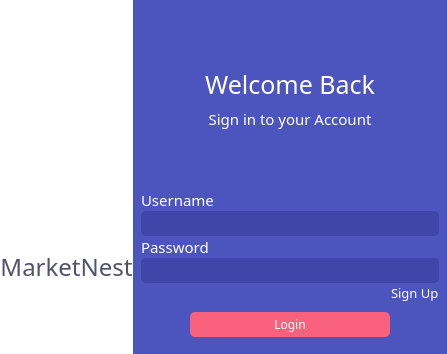
     <widget class="QWidget" name="loginPage">
      <layout class="QGridLayout" name="gridLayout_16">
       <property name="leftMargin">
        <number>0</number>
       </property>
       <property name="topMargin">
        <number>0</number>
       </property>
       <property name="rightMargin">
        <number>0</number>
       </property>
       <property name="bottomMargin">
        <number>0</number>
       </property>
       <property name="spacing">
        <number>0</number>
       </property>
       <item row="0" column="0">
        <widget class="QWidget" name="Container" native="true">
         <layout class="QGridLayout" name="gridLayout_2">
          <property name="leftMargin">
           <number>0</number>
          </property>
          <property name="topMargin">
           <number>0</number>
          </property>
          <property name="rightMargin">
           <number>0</number>
          </property>
          <property name="bottomMargin">
           <number>0</number>
          </property>
          <property name="spacing">
           <number>0</number>
          </property>
          <item row="0" column="0">
           <widget class="QWidget" name="widget" native="true">
            <property name="sizePolicy">
             <sizepolicy hsizetype="Expanding" vsizetype="Preferred">
              <horstretch>0</horstretch>
              <verstretch>0</verstretch>
             </sizepolicy>
            </property>
            <property name="styleSheet">
             <string notr="true">background-color: rgb(255, 255, 255);</string>
            </property>
            <layout class="QGridLayout" name="gridLayout_4">
             <property name="leftMargin">
              <number>0</number>
             </property>
             <property name="topMargin">
              <number>0</number>
             </property>
             <property name="rightMargin">
              <number>0</number>
             </property>
             <property name="bottomMargin">
              <number>0</number>
             </property>
             <property name="spacing">
              <number>0</number>
             </property>
             <item row="2" column="0">
              <widget class="QWidget" name="widget_26" native="true">
               <property name="minimumSize">
                <size>
                 <width>0</width>
                 <height>50</height>
                </size>
               </property>
               <layout class="QGridLayout" name="gridLayout_33">
                <property name="leftMargin">
                 <number>0</number>
                </property>
                <property name="topMargin">
                 <number>0</number>
                </property>
                <property name="rightMargin">
                 <number>0</number>
                </property>
                <property name="bottomMargin">
                 <number>0</number>
                </property>
                <property name="spacing">
                 <number>0</number>
                </property>
                <item row="0" column="0">
                 <widget class="QWidget" name="widget_4" native="true">
                  <layout class="QGridLayout" name="gridLayout_3">
                   <property name="leftMargin">
                    <number>0</number>
                   </property>
                   <property name="topMargin">
                    <number>0</number>
                   </property>
                   <property name="rightMargin">
                    <number>0</number>
                   </property>
                   <property name="bottomMargin">
                    <number>0</number>
                   </property>
                   <property name="spacing">
                    <number>0</number>
                   </property>
                   <item row="2" column="0">
                    <widget class="QWidget" name="widget_5" native="true">
                     <property name="minimumSize">
                      <size>
                       <width>0</width>
                       <height>40</height>
                      </size>
                     </property>
                     <layout class="QGridLayout" name="gridLayout_5">
                      <property name="leftMargin">
                       <number>0</number>
                      </property>
                      <property name="topMargin">
                       <number>0</number>
                      </property>
                      <property name="rightMargin">
                       <number>0</number>
                      </property>
                      <property name="bottomMargin">
                       <number>0</number>
                      </property>
                      <property name="spacing">
                       <number>0</number>
                      </property>
                      <item row="0" column="0">
                       <widget class="QLabel" name="label_2">
                        <property name="font">
                         <font>
                          <family>Josefin Sans SemiBold</family>
                          <pointsize>18</pointsize>
                          <italic>false</italic>
                          <fontweight>DemiBold</fontweight>
                         </font>
                        </property>
                        <property name="styleSheet">
                         <string notr="true">color: rgb(81, 82, 108);
font: 600 18pt &quot;Josefin Sans SemiBold&quot;;</string>
                        </property>
                        <property name="text">
                         <string>MarketNest</string>
                        </property>
                        <property name="alignment">
                         <set>Qt::AlignBottom|Qt::AlignHCenter</set>
                        </property>
                       </widget>
                      </item>
                     </layout>
                    </widget>
                   </item>
                   <item row="0" column="0">
                    <widget class="QWidget" name="widget_31" native="true">
                     <property name="sizePolicy">
                      <sizepolicy hsizetype="Preferred" vsizetype="Preferred">
                       <horstretch>0</horstretch>
                       <verstretch>0</verstretch>
                      </sizepolicy>
                     </property>
                     <layout class="QGridLayout" name="gridLayout_35">
                      <property name="leftMargin">
                       <number>0</number>
                      </property>
                      <property name="topMargin">
                       <number>0</number>
                      </property>
                      <property name="rightMargin">
                       <number>0</number>
                      </property>
                      <property name="bottomMargin">
                       <number>0</number>
                      </property>
                      <property name="spacing">
                       <number>0</number>
                      </property>
                      <item row="0" column="0">
                       <widget class="QLabel" name="label">
                        <property name="enabled">
                         <bool>true</bool>
                        </property>
                        <property name="layoutDirection">
                         <enum>Qt::LeftToRight</enum>
                        </property>
                        <property name="autoFillBackground">
                         <bool>false</bool>
                        </property>
                        <property name="text">
                         <string/>
                        </property>
                        <property name="pixmap">
                         <pixmap resource="resource.qrc">:/ico/icon/logo.ico</pixmap>
                        </property>
                        <property name="scaledContents">
                         <bool>false</bool>
                        </property>
                        <property name="alignment">
                         <set>Qt::AlignCenter</set>
                        </property>
                        <property name="wordWrap">
                         <bool>false</bool>
                        </property>
                       </widget>
                      </item>
                     </layout>
                    </widget>
                   </item>
                  </layout>
                 </widget>
                </item>
               </layout>
              </widget>
             </item>
             <item row="5" column="0">
              <spacer name="verticalSpacer_2">
               <property name="orientation">
                <enum>Qt::Vertical</enum>
               </property>
               <property name="sizeHint" stdset="0">
                <size>
                 <width>20</width>
                 <height>40</height>
                </size>
               </property>
              </spacer>
             </item>
             <item row="0" column="0">
              <spacer name="verticalSpacer">
               <property name="orientation">
                <enum>Qt::Vertical</enum>
               </property>
               <property name="sizeType">
                <enum>QSizePolicy::Expanding</enum>
               </property>
               <property name="sizeHint" stdset="0">
                <size>
                 <width>20</width>
                 <height>230</height>
                </size>
               </property>
              </spacer>
             </item>
            </layout>
           </widget>
          </item>
          <item row="0" column="1">
           <widget class="QWidget" name="widget_2" native="true">
            <property name="styleSheet">
             <string notr="true">background-color: rgb(75, 85, 189);</string>
            </property>
            <layout class="QGridLayout" name="gridLayout_6">
             <property name="leftMargin">
              <number>0</number>
             </property>
             <property name="topMargin">
              <number>0</number>
             </property>
             <property name="rightMargin">
              <number>0</number>
             </property>
             <property name="bottomMargin">
              <number>0</number>
             </property>
             <property name="spacing">
              <number>0</number>
             </property>
             <item row="0" column="0">
              <widget class="QWidget" name="widget_3" native="true">
               <property name="sizePolicy">
                <sizepolicy hsizetype="Expanding" vsizetype="Preferred">
                 <horstretch>0</horstretch>
                 <verstretch>0</verstretch>
                </sizepolicy>
               </property>
               <layout class="QGridLayout" name="gridLayout_14">
                <property name="leftMargin">
                 <number>8</number>
                </property>
                <property name="topMargin">
                 <number>8</number>
                </property>
                <property name="rightMargin">
                 <number>8</number>
                </property>
                <property name="bottomMargin">
                 <number>8</number>
                </property>
                <property name="spacing">
                 <number>0</number>
                </property>
                <item row="3" column="0">
                 <widget class="QWidget" name="widget_12" native="true">
                  <layout class="QGridLayout" name="gridLayout_13">
                   <item row="0" column="0">
                    <spacer name="horizontalSpacer_4">
                     <property name="orientation">
                      <enum>Qt::Horizontal</enum>
                     </property>
                     <property name="sizeHint" stdset="0">
                      <size>
                       <width>40</width>
                       <height>20</height>
                      </size>
                     </property>
                    </spacer>
                   </item>
                   <item row="0" column="1">
                    <widget class="QPushButton" name="pushButton">
                     <property name="enabled">
                      <bool>true</bool>
                     </property>
                     <property name="minimumSize">
                      <size>
                       <width>200</width>
                       <height>25</height>
                      </size>
                     </property>
                     <property name="font">
                      <font>
                       <family>Josefin Sans Medium</family>
                       <pointsize>9</pointsize>
                       <italic>false</italic>
                       <kerning>true</kerning>
                       <fontweight>Medium</fontweight>
                      </font>
                     </property>
                     <property name="styleSheet">
                      <string notr="true">background-color: rgb(249, 97, 125);
font: 500 9pt &quot;Josefin Sans Medium&quot;;
color: white;
border-radius: 5px;</string>
                     </property>
                     <property name="text">
                      <string>Login</string>
                     </property>
                     <property name="shortcut">
                      <string/>
                     </property>
                     <property name="flat">
                      <bool>false</bool>
                     </property>
                    </widget>
                   </item>
                   <item row="0" column="2">
                    <spacer name="horizontalSpacer_5">
                     <property name="orientation">
                      <enum>Qt::Horizontal</enum>
                     </property>
                     <property name="sizeHint" stdset="0">
                      <size>
                       <width>40</width>
                       <height>20</height>
                      </size>
                     </property>
                    </spacer>
                   </item>
                  </layout>
                 </widget>
                </item>
                <item row="0" column="0">
                 <widget class="QWidget" name="widget_6" native="true">
                  <property name="maximumSize">
                   <size>
                    <width>16777215</width>
                    <height>16777215</height>
                   </size>
                  </property>
                  <layout class="QGridLayout" name="gridLayout_7">
                   <property name="leftMargin">
                    <number>0</number>
                   </property>
                   <property name="topMargin">
                    <number>10</number>
                   </property>
                   <property name="rightMargin">
                    <number>0</number>
                   </property>
                   <property name="bottomMargin">
                    <number>10</number>
                   </property>
                   <property name="spacing">
                    <number>0</number>
                   </property>
                   <item row="0" column="0">
                    <widget class="QWidget" name="widget_13" native="true">
                     <layout class="QGridLayout" name="gridLayout_15">
                      <item row="2" column="0">
                       <widget class="QLabel" name="label_4">
                        <property name="font">
                         <font>
                          <family>Josefin Sans Medium</family>
                          <pointsize>11</pointsize>
                         </font>
                        </property>
                        <property name="styleSheet">
                         <string notr="true">color: rgb(255, 255, 255);</string>
                        </property>
                        <property name="text">
                         <string>Sign in to your Account</string>
                        </property>
                        <property name="alignment">
                         <set>Qt::AlignCenter</set>
                        </property>
                       </widget>
                      </item>
                      <item row="1" column="0">
                       <widget class="QLabel" name="label_3">
                        <property name="font">
                         <font>
                          <family>Josefin Sans Medium</family>
                          <pointsize>19</pointsize>
                         </font>
                        </property>
                        <property name="styleSheet">
                         <string notr="true">color: rgb(255, 255, 255);</string>
                        </property>
                        <property name="text">
                         <string>Welcome Back</string>
                        </property>
                        <property name="alignment">
                         <set>Qt::AlignCenter</set>
                        </property>
                       </widget>
                      </item>
                      <item row="0" column="0">
                       <spacer name="verticalSpacer_4">
                        <property name="orientation">
                         <enum>Qt::Vertical</enum>
                        </property>
                        <property name="sizeType">
                         <enum>QSizePolicy::Minimum</enum>
                        </property>
                        <property name="sizeHint" stdset="0">
                         <size>
                          <width>20</width>
                          <height>40</height>
                         </size>
                        </property>
                       </spacer>
                      </item>
                     </layout>
                    </widget>
                   </item>
                   <item row="1" column="0">
                    <spacer name="verticalSpacer_3">
                     <property name="orientation">
                      <enum>Qt::Vertical</enum>
                     </property>
                     <property name="sizeType">
                      <enum>QSizePolicy::Minimum</enum>
                     </property>
                     <property name="sizeHint" stdset="0">
                      <size>
                       <width>20</width>
                       <height>40</height>
                      </size>
                     </property>
                    </spacer>
                   </item>
                  </layout>
                 </widget>
                </item>
                <item row="2" column="0">
                 <widget class="QWidget" name="widget_10" native="true">
                  <layout class="QGridLayout" name="gridLayout_11">
                   <property name="leftMargin">
                    <number>0</number>
                   </property>
                   <property name="topMargin">
                    <number>0</number>
                   </property>
                   <property name="rightMargin">
                    <number>0</number>
                   </property>
                   <property name="bottomMargin">
                    <number>0</number>
                   </property>
                   <property name="spacing">
                    <number>0</number>
                   </property>
                   <item row="0" column="0">
                    <widget class="QWidget" name="widget_7" native="true">
                     <layout class="QGridLayout" name="gridLayout_10">
                      <property name="leftMargin">
                       <number>0</number>
                      </property>
                      <property name="topMargin">
                       <number>0</number>
                      </property>
                      <property name="rightMargin">
                       <number>0</number>
                      </property>
                      <property name="bottomMargin">
                       <number>0</number>
                      </property>
                      <property name="spacing">
                       <number>0</number>
                      </property>
                      <item row="0" column="0">
                       <widget class="QWidget" name="widget_8" native="true">
                        <layout class="QGridLayout" name="gridLayout_8">
                         <property name="leftMargin">
                          <number>0</number>
                         </property>
                         <property name="topMargin">
                          <number>0</number>
                         </property>
                         <property name="rightMargin">
                          <number>0</number>
                         </property>
                         <property name="bottomMargin">
                          <number>0</number>
                         </property>
                         <property name="spacing">
                          <number>0</number>
                         </property>
                         <item row="0" column="0">
                          <widget class="QLabel" name="label_5">
                           <property name="font">
                            <font>
                             <family>Josefin Sans Medium</family>
                             <pointsize>11</pointsize>
                            </font>
                           </property>
                           <property name="styleSheet">
                            <string notr="true">color: rgb(255, 255, 255);</string>
                           </property>
                           <property name="text">
                            <string>Username</string>
                           </property>
                          </widget>
                         </item>
                         <item row="1" column="0">
                          <widget class="QLineEdit" name="lineEdit">
                           <property name="minimumSize">
                            <size>
                             <width>0</width>
                             <height>25</height>
                            </size>
                           </property>
                           <property name="styleSheet">
                            <string notr="true">background-color: rgb(63, 70, 170);
border-radius: 5px;
color: rgb(255, 255, 255);</string>
                           </property>
                           <property name="frame">
                            <bool>false</bool>
                           </property>
                          </widget>
                         </item>
                        </layout>
                       </widget>
                      </item>
                      <item row="1" column="0">
                       <widget class="QWidget" name="widget_9" native="true">
                        <layout class="QGridLayout" name="gridLayout_9">
                         <property name="leftMargin">
                          <number>0</number>
                         </property>
                         <property name="topMargin">
                          <number>0</number>
                         </property>
                         <property name="rightMargin">
                          <number>0</number>
                         </property>
                         <property name="bottomMargin">
                          <number>0</number>
                         </property>
                         <property name="spacing">
                          <number>0</number>
                         </property>
                         <item row="1" column="0">
                          <widget class="QLineEdit" name="lineEdit_2">
                           <property name="minimumSize">
                            <size>
                             <width>0</width>
                             <height>25</height>
                            </size>
                           </property>
                           <property name="styleSheet">
                            <string notr="true">background-color: rgb(63, 70, 170);
border-radius: 5px;
color: rgb(255, 255, 255);</string>
                           </property>
                           <property name="frame">
                            <bool>false</bool>
                           </property>
                          </widget>
                         </item>
                         <item row="0" column="0">
                          <widget class="QLabel" name="label_6">
                           <property name="font">
                            <font>
                             <family>Josefin Sans Medium</family>
                             <pointsize>11</pointsize>
                            </font>
                           </property>
                           <property name="styleSheet">
                            <string notr="true">color: rgb(255, 255, 255);</string>
                           </property>
                           <property name="text">
                            <string>Password</string>
                           </property>
                          </widget>
                         </item>
                        </layout>
                       </widget>
                      </item>
                     </layout>
                    </widget>
                   </item>
                   <item row="1" column="0">
                    <widget class="QWidget" name="widget_11" native="true">
                     <property name="maximumSize">
                      <size>
                       <width>16777215</width>
                       <height>30</height>
                      </size>
                     </property>
                     <layout class="QGridLayout" name="gridLayout_12">
                      <property name="leftMargin">
                       <number>0</number>
                      </property>
                      <property name="topMargin">
                       <number>0</number>
                      </property>
                      <property name="rightMargin">
                       <number>0</number>
                      </property>
                      <property name="bottomMargin">
                       <number>0</number>
                      </property>
                      <property name="spacing">
                       <number>0</number>
                      </property>
                      <item row="0" column="1">
                       <widget class="QLabel" name="signupLabel">
                        <property name="maximumSize">
                         <size>
                          <width>16777215</width>
                          <height>30</height>
                         </size>
                        </property>
                        <property name="font">
                         <font>
                          <family>Josefin Sans Medium</family>
                          <pointsize>10</pointsize>
                         </font>
                        </property>
                        <property name="styleSheet">
                         <string notr="true">color: rgb(255, 255, 255);</string>
                        </property>
                        <property name="text">
                         <string>Sign Up</string>
                        </property>
                       </widget>
                      </item>
                      <item row="0" column="0">
                       <spacer name="horizontalSpacer_3">
                        <property name="orientation">
                         <enum>Qt::Horizontal</enum>
                        </property>
                        <property name="sizeHint" stdset="0">
                         <size>
                          <width>40</width>
                          <height>20</height>
                         </size>
                        </property>
                       </spacer>
                      </item>
                     </layout>
                    </widget>
                   </item>
                  </layout>
                 </widget>
                </item>
               </layout>
              </widget>
             </item>
            </layout>
           </widget>
          </item>
         </layout>
        </widget>
       </item>
      </layout>
     </widget>
